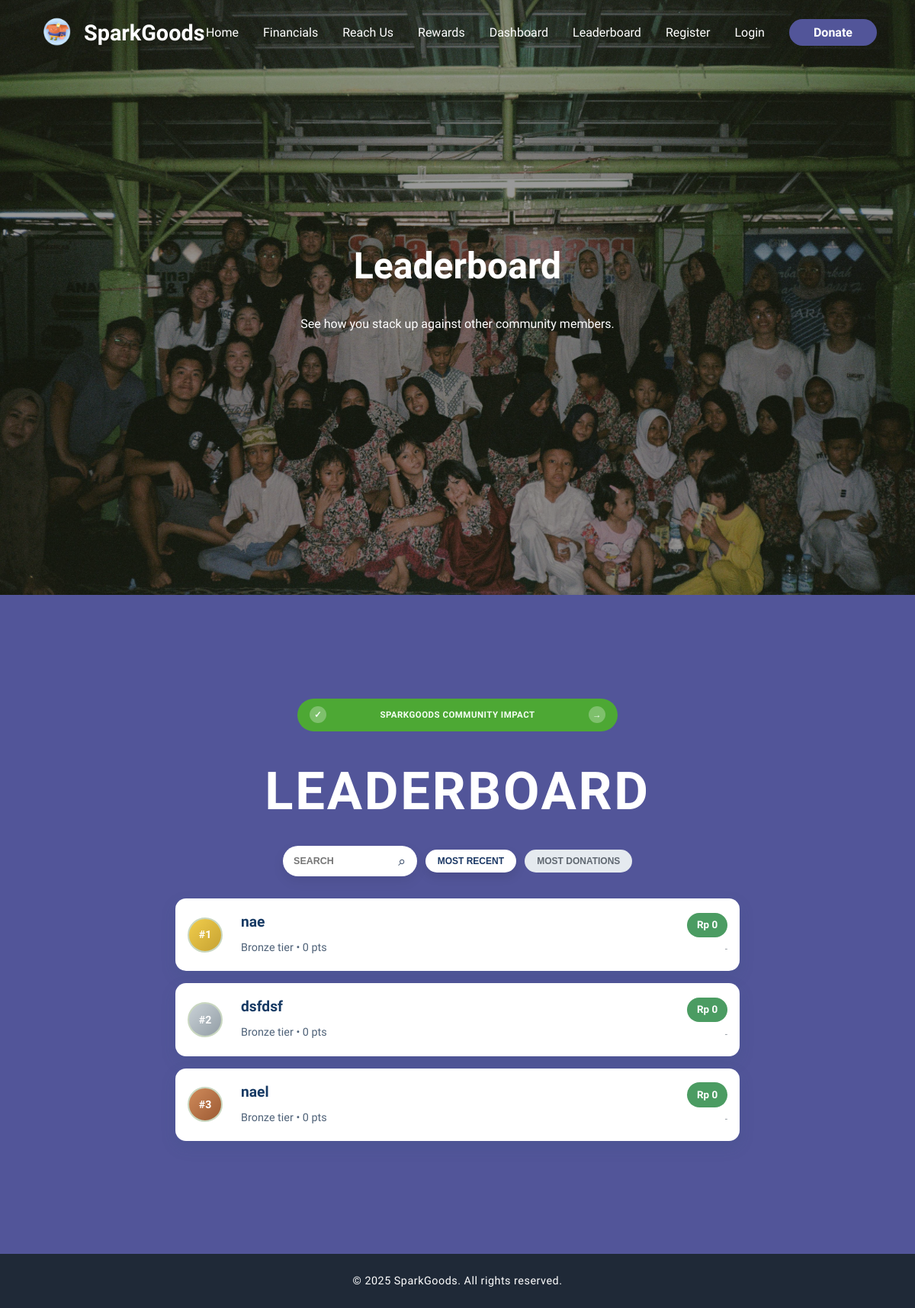
The page /leaderboard on the database as committed earlier.
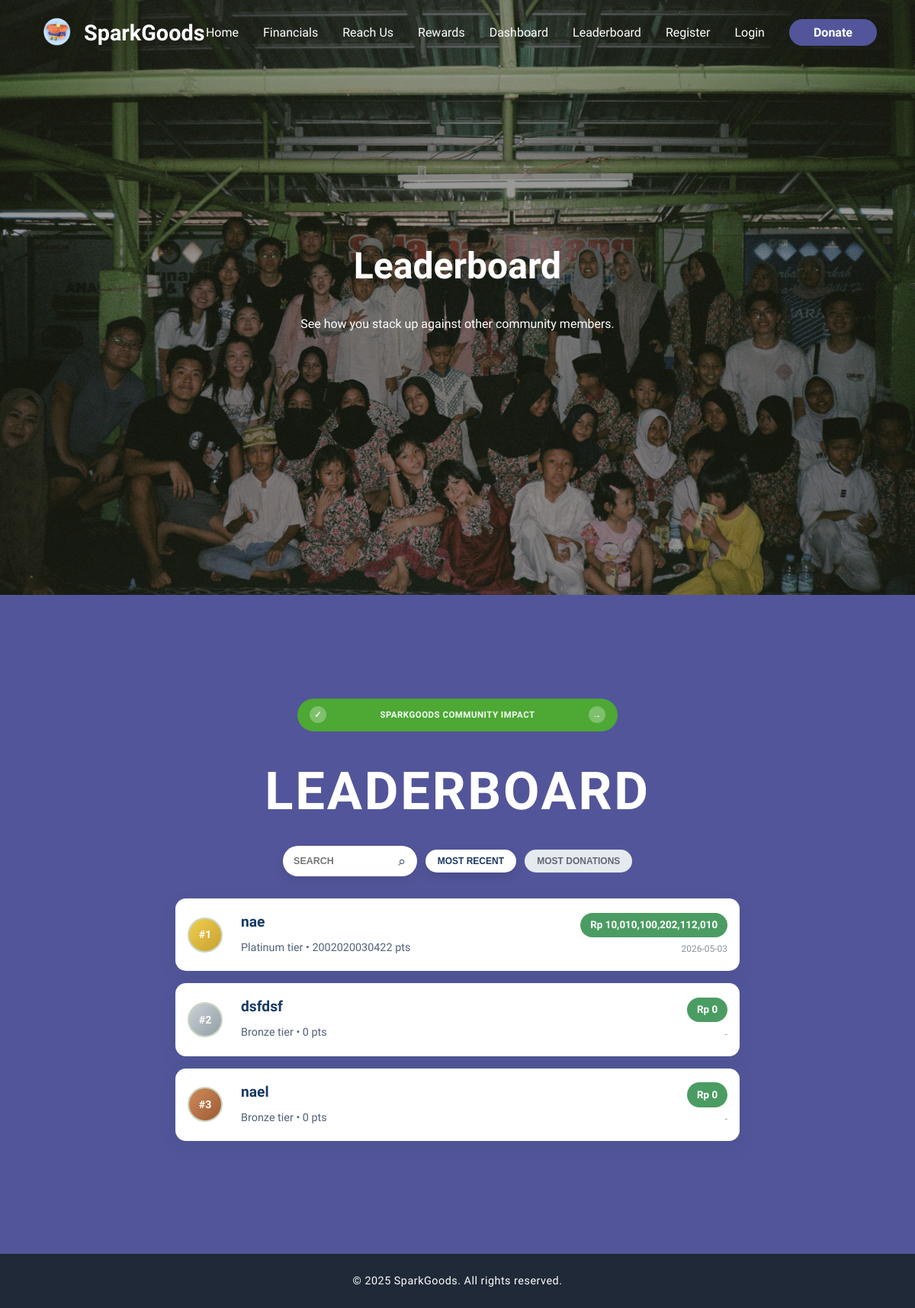
The same page on the database as committed later.
### app/models.py (models this page shows, shortened)
class User(db.Model):
    id = db.Column(db.Integer, primary_key=True)
    name = db.Column(db.String(100), nullable=False)
    email = db.Column(db.String(100), unique=True, nullable=False)
    password = db.Column(db.String(200), nullable=False, default='')
    password_hash = db.Column(db.String(200), nullable=False)
    points = db.Column(db.Integer, default=0)
    tiktok_id = db.Column(db.String(100))
    level = db.Column(db.String(20), default='Bronze')
    donations = db.relationship('Donation', backref='user', lazy=True)
    badges = db.relationship(
        'Badge',
        secondary=user_badge,
        backref=db.backref('users', lazy=True)
    )

### app/routes/main.py (the view)
@main_bp.route('/leaderboard')
def leaderboard():
    page = request.args.get('page', 1, type=int)
    per_page = min(request.args.get('per_page', 10, type=int), 30)
    pagination = db.session.query(
        User.id,
        User.name,
        func.coalesce(func.sum(Donation.amount), 0).label('donation_total'),
        User.points,
        User.level,
        func.min(Donation.created_at).label('joined_date')
    ).outerjoin(Donation, Donation.user_id == User.id).group_by(
        User.id, User.name, User.points, User.level
    ).order_by(
        desc('donation_total'),
        User.points.desc(),
        User.id.asc()
    ).paginate(page=page, per_page=per_page, error_out=False)
    entries = [
        {
            'rank': ((pagination.page - 1) * pagination.per_page) + idx,
            'name': _public_name(row.name),
            'donation_total': row.donation_total,
            'points': row.points,
            'level': row.level,
            'joined_date': row.joined_date.isoformat() if row.joined_date else None
        }
        for idx, row in enumerate(pagination.items, start=1)
    ]
    return render_template('leaderboard.html', leaderboard={
        'entries': entries,
        'page': pagination.page,
        'pages': pagination.pages,
        'has_next': pagination.has_next
    })

### app/routes/main.py (called while the page is built)
def _public_name(name):
    parts = (name or '').strip().split()
    if not parts:
        return 'Anonymous'
    if len(parts) == 1:
        return parts[0]
    return f"{parts[0]} {parts[-1][0]}."

### app/templates/leaderboard.html (shortened to what this page needs)
<!DOCTYPE html>
<html lang="en">
<head>
    <link rel="stylesheet" href="/static/css/styles.css">
</head>
<body>
    <nav class="navbar">
        <div class="navbar__container">
            <a href="/" id="navbar__logo">
                <img src="/static/images/Goods Logo.png" alt="Logo" class="logo-img">
                <span class="logo-text">SparkGoods</span>
            </a>
            <ul class="navbar__menu">
                <li><a href="/" class="navbar__links">Home</a></li>
                <li><a href="/financials" class="navbar__links">Financials</a></li>
                <li><a href="/contact" class="navbar__links">Reach Us</a></li>
                <li><a href="/rewards" class="navbar__links">Rewards</a></li>
                <li><a href="/dashboard" class="navbar__links">Dashboard</a></li>
                <li><a href="/leaderboard" class="navbar__links">Leaderboard</a></li>
                <li id="navAuthRegister"><a href="#" class="navbar__links" onclick="openAuthModal('register')">Register</a></li>
                <li id="navAuthLogin"><a href="#" class="navbar__links" onclick="openAuthModal('login')">Login</a></li>
                <li><a href="/#donate" class="navbar__links" id="donate__navbar">Donate</a></li>
            </ul>
            <div class="hamburger" id="mobile-menu">
            </div>
        </div>
    </nav>
    <header class="hero" id="leaderboard-hero"
    style="background: rgba(0,0,0,0.4) url('/static/images/Sparkgoods 2.jpeg') center/cover no-repeat; background-blend-mode: darken;">
    <div class="hero__content">
        <h1>Leaderboard</h1>
        <p>See how you stack up against other community members.</p>
    </div>
    </header>
    <main class="leaderboard-container leaderboard-theme">
        <section class="leaderboard-hero-banner">
            <span class="leaderboard-hero-icon">✓</span>
            <span>SPARKGOODS COMMUNITY IMPACT</span>
            <span class="leaderboard-hero-arrow">→</span>
        </section>
        <section class="leaderboard-header">
            <h1>LEADERBOARD</h1>
        </section>
        <section class="leaderboard-controls">
            <div class="leaderboard-search-wrap">
                <input id="leaderboardSearch" type="text" placeholder="SEARCH">
                <span class="leaderboard-search-icon">⌕</span>
            </div>
            <button id="sortRecentBtn" class="leaderboard-pill active">MOST RECENT</button>
            <button id="sortDonationBtn" class="leaderboard-pill">MOST DONATIONS</button>
        </section>
        <section id="leaderboardGrid" class="leaderboard-grid leaderboard-list">
            {% for row in leaderboard.entries %}
            <article
                class="leaderboard-card clean-list-card {% if row.rank <= 3 %}top-three rank-{{ row.rank }}{% endif %}"
                data-name="{{ row.name|lower }}"
                data-donation="{{ row.donation_total }}"
                data-joined="{{ row.joined_date or '' }}"
            >
                <div class="leaderboard-rank rank-circle">#{{ row.rank }}</div>
                <div class="leaderboard-content list-content">
                    <h2>{{ row.name }}</h2>
                    <p>{{ row.level }} tier • {{ row.points }} pts</p>
                </div>
                <div class="leaderboard-metric-group">
                    <span class="leaderboard-metric-pill">Rp {{ "{:,}".format(row.donation_total) }}</span>
                    <small>{{ row.joined_date[:10] if row.joined_date else "-" }}</small>
                </div>
            </article>
            {% endfor %}
        </section>
    </main>
    <footer class="footer">
        <div class="footer__container">
            <p>&copy; 2025 SparkGoods. All rights reserved.</p>
        </div>
    </footer>
</body>
</html>

Rows that differ between the two databases and show on the page:
changed User "nae": level "Bronze" → "Platinum"; points "0" → "2002020030422"; donation_total "0" → "10,010,100,202,112,010"; joined_date "-" → "2026-05-03"
